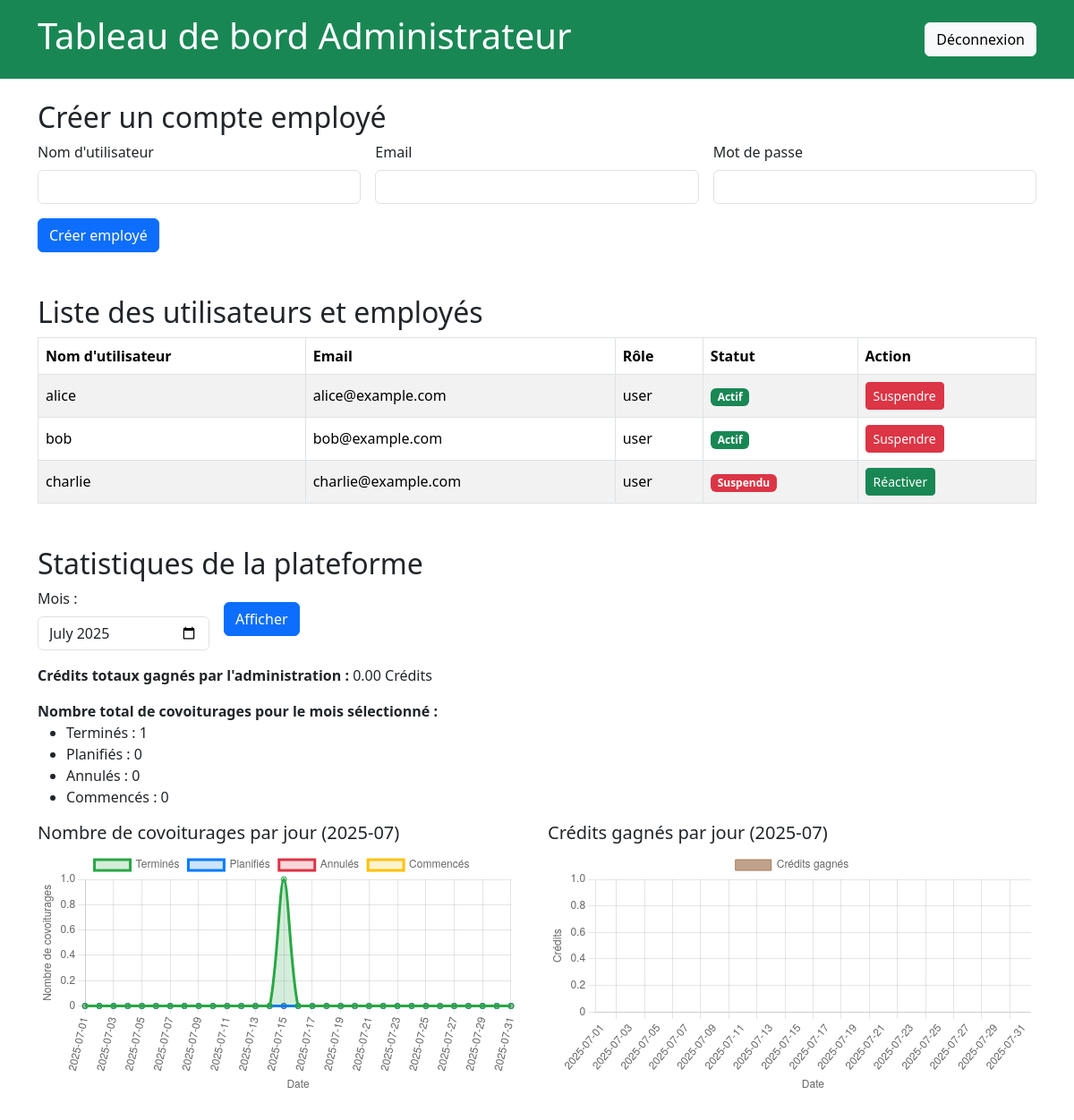
Before: /admin_dashboard.php (signed in) with the older database file.
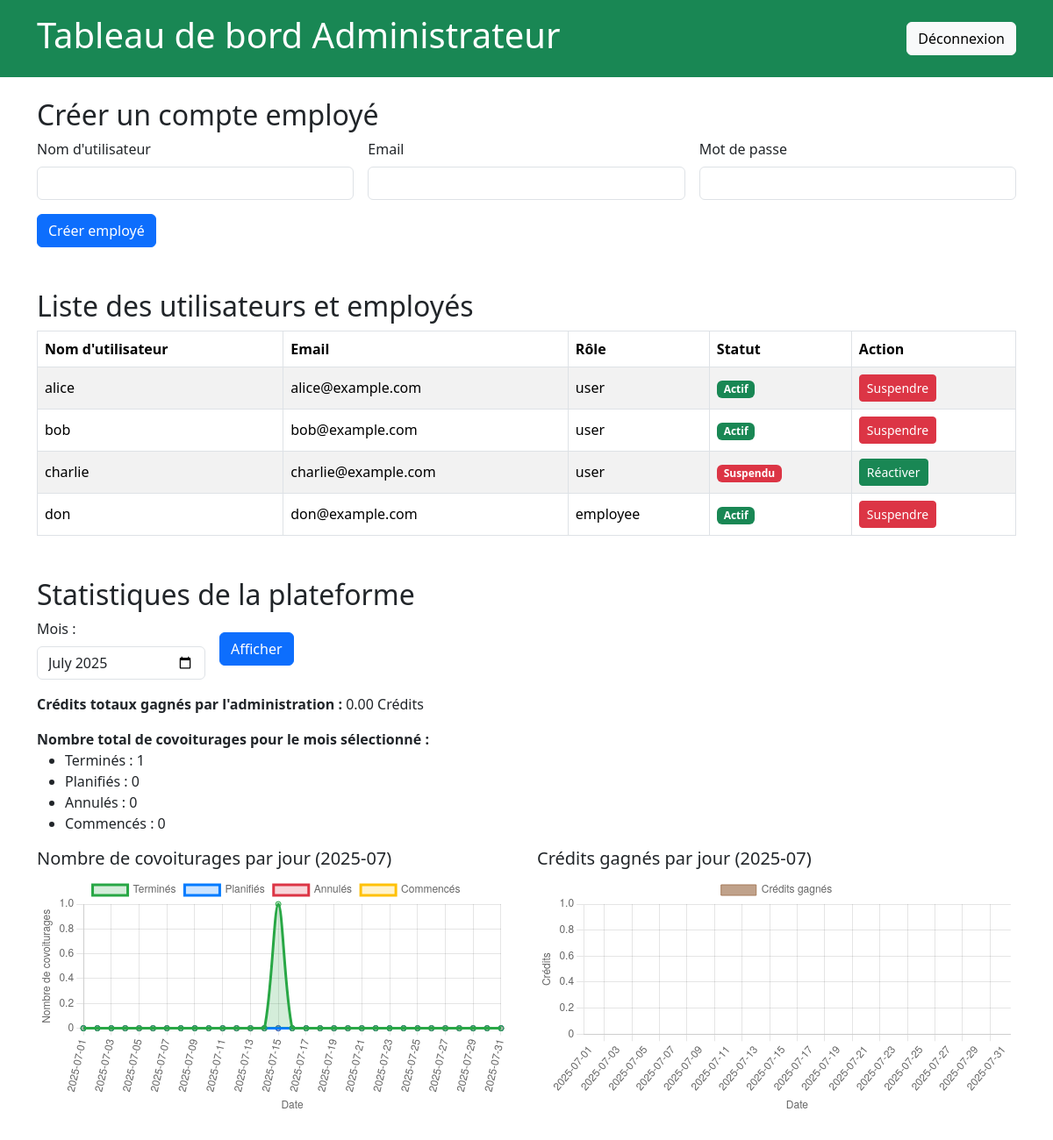
After: the same page with the newer database file.
### tables this page shows
CREATE TABLE users (
    id INT AUTO_INCREMENT PRIMARY KEY,
    username VARCHAR(100) NOT NULL,
    email VARCHAR(255) NOT NULL UNIQUE,
    password_hash VARCHAR(255) NOT NULL,
    photo VARCHAR(255) DEFAULT NULL,
    created_at DATETIME DEFAULT CURRENT_TIMESTAMP,
    is_driver TINYINT(1) DEFAULT 0,
    is_passenger TINYINT(1) DEFAULT 1,
    credits INT DEFAULT 0,
    role ENUM('user','employee','admin') DEFAULT 'user',
    is_suspended TINYINT(1) DEFAULT 0
);

### admin_dashboard.php (the view, shortened to what this page needs)
<?php
require 'includes/db.php';
$stmt = $pdo->query("SELECT id, username, email, role, is_suspended FROM users WHERE role IN ('user', 'employee') ORDER BY role, username");
$users = $stmt->fetchAll(PDO::FETCH_ASSOC);
$selectedMonth = $_GET['month'] ?? date('Y-m');
$startDate = $selectedMonth . '-01';
$endDate = date('Y-m-d', strtotime("$startDate +1 month -1 day"));
$startDateTime = $startDate . ' 00:00:00';
$endDateTime = $endDate . ' 23:59:59';
$stmt = $pdo->prepare("
    SELECT
        DATE(departure_time) AS ride_date,
        status,
        COUNT(*) AS count
    FROM rides
    WHERE departure_time BETWEEN :start AND :end
    GROUP BY ride_date, status
    ORDER BY ride_date ASC
");
$stmt->execute(['start' => $startDateTime, 'end' => $endDateTime]);
$rideStatusRaw = $stmt->fetchAll(PDO::FETCH_ASSOC);
$ridesByStatus = [
    'ended' => [],
    'planned' => [],
    'cancelled' => [],
    'started' => []
];
$period = new DatePeriod(
    new DateTime($startDate),
    new DateInterval('P1D'),
    (new DateTime($endDate))->modify('+1 day')
);
foreach ($period as $dt) {
    $dateStr = $dt->format('Y-m-d');
    foreach ($ridesByStatus as $statusKey => $_) {
        $ridesByStatus[$statusKey][$dateStr] = 0;
    }
}
foreach ($rideStatusRaw as $row) {
    $date = $row['ride_date'];
    $status = $row['status'];
    $count = (int)$row['count'];
    if (isset($ridesByStatus[$status])) {
        $ridesByStatus[$status][$date] = $count;
    }
}
$stmt = $pdo->query("
    SELECT COUNT(*) * 2
    FROM rides r
    JOIN ride_validations rv ON r.id = rv.ride_id
    JOIN reviews rev ON r.id = rev.ride_id
    WHERE r.status = 'ended'
      AND rv.validated = 1
      AND rev.status = 'approved'
");
$totalCredits = $stmt->fetchColumn();
?>
<!DOCTYPE html>
<html lang="fr">
<head>
    <link href="https://cdn.jsdelivr.net/npm/bootstrap@5.3.3/dist/css/bootstrap.min.css" rel="stylesheet" />
</head>
<body>
<header class="bg-success text-white p-3 mb-4">
    <div class="container d-flex justify-content-between align-items-center">
        <h1>Tableau de bord Administrateur</h1>
        <a href="includes/logout.php" class="btn btn-light" onclick="return confirm('Voulez-vous vous déconnecter ?');">Déconnexion</a>
    </div>
</header>
<main class="container">
    <section class="mb-5">
        <h2>Créer un compte employé</h2>
        <form method="POST" class="row g-3">
            <div class="col-md-4">
                <label for="username" class="form-label">Nom d'utilisateur</label>
                <input type="text" id="username" name="username" required class="form-control" />
            </div>
            <div class="col-md-4">
                <label for="email" class="form-label">Email</label>
                <input type="email" id="email" name="email" required class="form-control" />
            </div>
            <div class="col-md-4">
                <label for="password" class="form-label">Mot de passe</label>
                <input type="password" id="password" name="password" required class="form-control" />
            </div>
            <div class="col-12">
                <button type="submit" class="btn btn-primary">Créer employé</button>
            </div>
        </form>
    </section>
    <section class="mb-5">
        <h2>Liste des utilisateurs et employés</h2>
        <table class="table table-striped table-bordered align-middle">
            <thead>
                <tr>
                    <th>Nom d'utilisateur</th>
                    <th>Email</th>
                    <th>Rôle</th>
                    <th>Statut</th>
                    <th>Action</th>
                </tr>
            </thead>
            <tbody>
                <?php foreach ($users as $u): ?>
                <tr>
                    <td><?= htmlspecialchars($u['username']) ?></td>
                    <td><?= htmlspecialchars($u['email']) ?></td>
                    <td><?= htmlspecialchars($u['role']) ?></td>
                    <td><?= $u['is_suspended'] ? '<span class="badge bg-danger">Suspendu</span>' : '<span class="badge bg-success">Actif</span>' ?></td>
                    <td>
                        <form method="POST" style="margin:0;">
                            <button type="submit" name="toggle_suspend" class="btn btn-sm <?= $u['is_suspended'] ? 'btn-success' : 'btn-danger' ?>"
                                    onclick="return confirm('Êtes-vous sûr de vouloir <?= $u['is_suspended'] ? 'réactiver' : 'suspendre' ?> ce compte ?');">
                                <?= $u['is_suspended'] ? 'Réactiver' : 'Suspendre' ?>
                            </button>
                        </form>
                    </td>
                </tr>
                <?php endforeach; ?>
            </tbody>
        </table>
    </section>
    <section class="mb-5">
        <h2>Statistiques de la plateforme</h2>
        <form method="GET" class="mb-3 row g-3 align-items-center">
            <div class="col-auto">
                <label for="month" class="form-label">Mois :</label>
                <input type="month" id="month" name="month" value="<?= htmlspecialchars($selectedMonth) ?>" class="form-control" />
            </div>
            <div class="col-auto">
                <button type="submit" class="btn btn-primary">Afficher</button>
            </div>
        </form>
        <p><strong>Crédits totaux gagnés par l'administration :</strong> <?= number_format($totalCredits, 2) ?> Crédits</p>
        <div class="mb-3">
            <strong>Nombre total de covoiturages pour le mois sélectionné :</strong>
            <ul>
                <li>Terminés : <?= array_sum($ridesByStatus['ended']) ?></li>
                <li>Planifiés : <?= array_sum($ridesByStatus['planned']) ?></li>
                <li>Annulés : <?= array_sum($ridesByStatus['cancelled']) ?></li>
                <li>Commencés : <?= array_sum($ridesByStatus['started']) ?></li>
            </ul>
        </div>
        <div class="row">
            <div class="col-md-6">
                <h5>Nombre de covoiturages par jour (<?= htmlspecialchars($selectedMonth) ?>)</h5>
                <canvas id="ridesChart"></canvas>
            </div>
            <div class="col-md-6">
                <h5>Crédits gagnés par jour (<?= htmlspecialchars($selectedMonth) ?>)</h5>
                <canvas id="creditsChart"></canvas>
            </div>
        </div>
    </section>
</main>
</body>
</html>

Changed rows visible on the page:
added users: username "don", email "don@example.com", role "employee", is_suspended "Actif"
